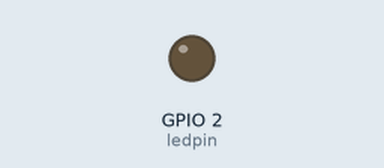
The program below on a simulated Raspberry Pi (BCM pin numbers). Parts: output pins drawn as LEDs (lit = HIGH).

Above: at 0.05 s.
At 1.25 s:
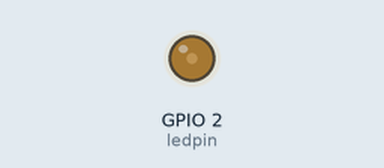
At 2.5 s:
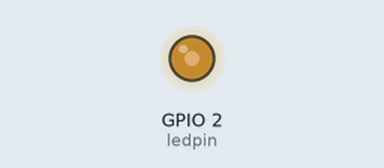
At 5.0 s:
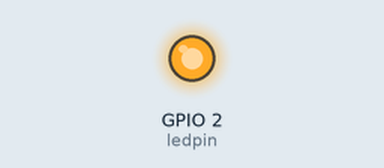
Timing chart, 0 to 6.5 s (numbered marks = the images above):
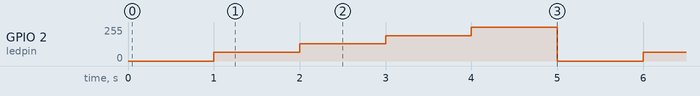

Measured:
- by itself, GPIO 2 (ledpin): repeats every 5.0 s: 128/255 1.0 s, 191/255 1.0 s, 255/255 1.0 s, 0/255 1.0 s, 64/255 1.0 s

The program:

pwn_led1.py
```python
import RPi.GPIO as GPIO
import time

#GPIO 핀모드 지정
GPIO.setmode(GPIO.BCM)

ledpin = 2

#GPIO 출력 지정
GPIO.setup(ledpin, GPIO.OUT)
pwm = GPIO.PWM(ledpin, 1000) #led핀에 1000hz pwm을 출력
pwm.start(0)

try:
    while True:
        pwm.ChangeDutyCycle(0)
        time.sleep(1)
        pwm.ChangeDutyCycle(25)
        time.sleep(1)
        pwm.ChangeDutyCycle(50)
        time.sleep(1)
        pwm.ChangeDutyCycle(75)
        time.sleep(1)
        pwm.ChangeDutyCycle(100)
        time.sleep(1)

finally:
    pwm.stop()
    GPIO.cleanup()        
```
